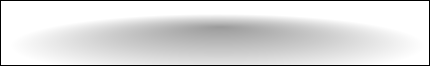
<?xml version="1.0" encoding="UTF-8"?>
<ui version="4.0">
 <class>RocketAvatarEditorControlsWidget</class>
 <widget class="QWidget" name="RocketAvatarEditorControlsWidget">
  <property name="geometry">
   <rect>
    <x>0</x>
    <y>0</y>
    <width>430</width>
    <height>66</height>
   </rect>
  </property>
  <property name="minimumSize">
   <size>
    <width>430</width>
    <height>66</height>
   </size>
  </property>
  <property name="maximumSize">
   <size>
    <width>430</width>
    <height>66</height>
   </size>
  </property>
  <property name="windowTitle">
   <string/>
  </property>
  <property name="styleSheet">
   <string notr="true">QWidget#RocketAvatarEditorControlsWidget {
	background-color: transparent;
}

QFrame#contentFrame {
	
	background-color: qradialgradient(spread:pad, cx:0.506, cy:0.693, radius:0.482, fx:0.511409, fy:0.409, stop:0 rgba(0, 0, 0, 100), stop:0.522727 rgba(0, 0, 0, 50), stop:1 rgba(0, 0, 0, 0));
}

QPushButton, QPushButton:hover, QPushButton:pressed {
	border: 0px;
	border-radius: 0px;
}

QPushButton:pressed {
	background-color: rgba(0,0,0,50);
	border-radius: 10px;
}

QLabel#info {
	padding-top: 15px;
	font-family: &quot;Arial&quot;;
	font-size: 29px;
	color: rgb(65, 65, 65);
	color: white;
	font-weight: bold;
}</string>
  </property>
  <layout class="QVBoxLayout" name="verticalLayout">
   <property name="spacing">
    <number>0</number>
   </property>
   <property name="margin">
    <number>0</number>
   </property>
   <item>
    <widget class="QFrame" name="contentFrame">
     <property name="frameShape">
      <enum>QFrame::StyledPanel</enum>
     </property>
     <property name="frameShadow">
      <enum>QFrame::Raised</enum>
     </property>
     <layout class="QHBoxLayout" name="horizontalLayout">
      <property name="margin">
       <number>0</number>
      </property>
      <item>
       <widget class="QPushButton" name="buttonPreviousAvatar">
        <property name="minimumSize">
         <size>
          <width>64</width>
          <height>64</height>
         </size>
        </property>
        <property name="maximumSize">
         <size>
          <width>64</width>
          <height>64</height>
         </size>
        </property>
        <property name="text">
         <string/>
        </property>
        <property name="icon">
         <iconset resource="RocketPlugin.qrc">
          <normaloff>:/images/icon-big-white-arrow-left.png</normaloff>:/images/icon-big-white-arrow-left.png</iconset>
        </property>
        <property name="iconSize">
         <size>
          <width>64</width>
          <height>64</height>
         </size>
        </property>
        <property name="flat">
         <bool>true</bool>
        </property>
       </widget>
      </item>
      <item>
       <widget class="QLabel" name="info">
        <property name="text">
         <string/>
        </property>
        <property name="alignment">
         <set>Qt::AlignCenter</set>
        </property>
       </widget>
      </item>
      <item>
       <widget class="QPushButton" name="buttonNextAvatar">
        <property name="minimumSize">
         <size>
          <width>64</width>
          <height>64</height>
         </size>
        </property>
        <property name="maximumSize">
         <size>
          <width>64</width>
          <height>64</height>
         </size>
        </property>
        <property name="text">
         <string/>
        </property>
        <property name="icon">
         <iconset resource="RocketPlugin.qrc">
          <normaloff>:/images/icon-big-white-arrow-right.png</normaloff>:/images/icon-big-white-arrow-right.png</iconset>
        </property>
        <property name="iconSize">
         <size>
          <width>64</width>
          <height>64</height>
         </size>
        </property>
        <property name="flat">
         <bool>true</bool>
        </property>
       </widget>
      </item>
     </layout>
    </widget>
   </item>
  </layout>
 </widget>
 <resources>
  <include location="RocketPlugin.qrc"/>
 </resources>
 <connections/>
</ui>
